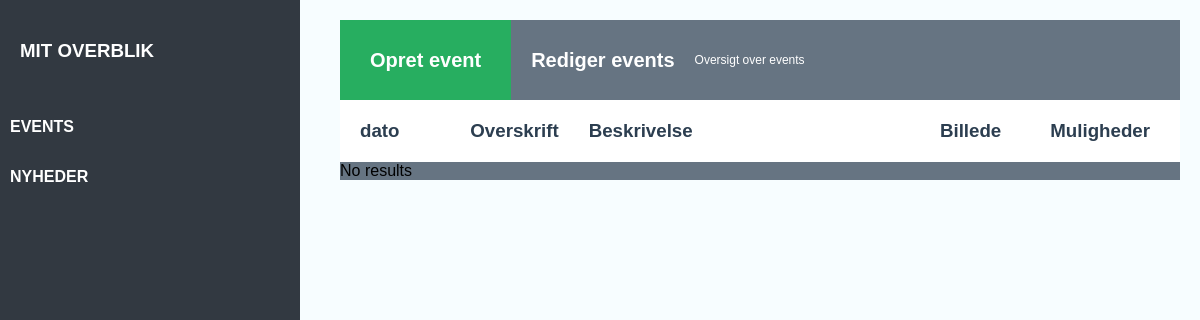
Page /admin/index.php on the earlier database version.
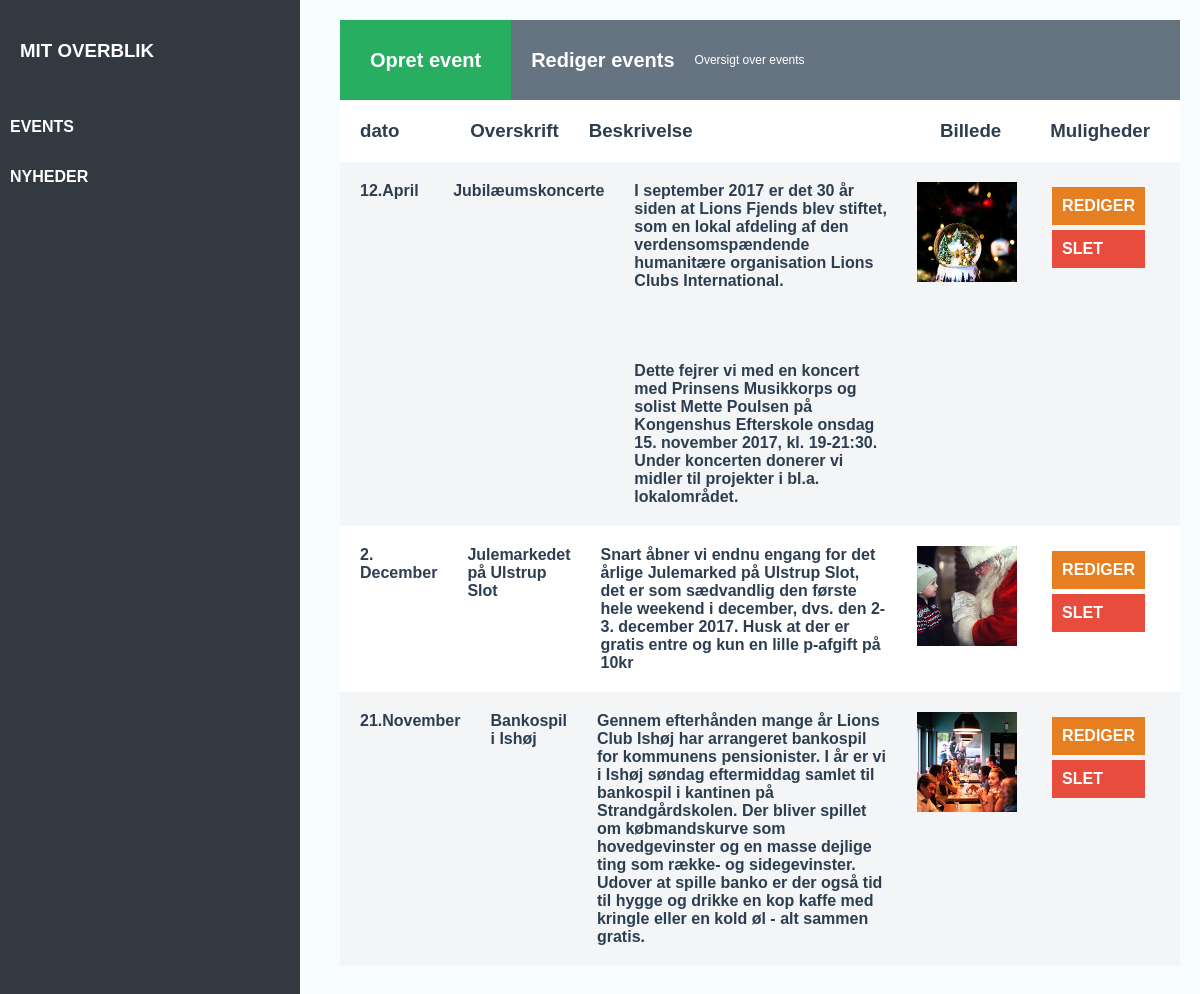
Same page on the later database version.
### tables this page shows
CREATE TABLE `lions_event` (
  `id` int(11) NOT NULL,
  `event_date` text NOT NULL,
  `created` timestamp NOT NULL DEFAULT CURRENT_TIMESTAMP ON UPDATE CURRENT_TIMESTAMP,
  `public` int(255) NOT NULL
);

### admin/pages/events.php (the view)
<div id="table">
	<div class="flex table-header">
		<a href="new-event.php">Opret event</a>
		<h1>Rediger events</h1><p>Oversigt over events</p>
	</div>
	<div class="table-row">
		<ul class="flex">
			<li style="flex: 1;"><h1>dato</h1></li>
			<li><h1>Overskrift</h1></li>
			<li style="flex: 4;">
				<h1>Beskrivelse</h1>
			</li>
			<li>
				<h1>Billede</h1>
			</li>
			<li>
				<h1>Muligheder</h1>
			</li>
		</ul>
	</div>
<?php
$query = $handler->query('SELECT lions_event.id, event_date, title, content, img FROM lions_event INNER JOIN event_content on lions_event.id = event_content.event_id GROUP BY lions_event.id');
if($query->rowCount()){
	while ($r = $query->fetch(PDO::FETCH_OBJ)) {
		?>
			<div class="table-row">
				<ul class="flex">
					<li style="flex: 1;"><?php echo $r->event_date; ?></li>
					<li><?php echo $r->title; ?></li>
					<li style="flex: 4;"><?php echo $r->content; ?></li>
					<li><img src="../img/<?php echo $r->img; ?>" alt="" height="100" width="100"></li>
					<li>
						<a class="orange-bg" href="?admin_page=event-detail&event_id=<?php echo $r->id; ?>">REDIGER</a>
						<a class="red-bg" href="?admin_page=delete-event&event_id=<?php echo $r->id; ?>">SLET</a>
					</li>
				</ul>
			</div>
		<?php
	}
}else{
	echo "No results";
}
?>
</div>

### admin/index.php (shortened to what this page needs)
<!DOCTYPE html>
<html lang="en">
<head>
	<link rel="stylesheet" href="css/styles.css">
	<link rel="stylesheet" href="https://maxcdn.bootstrapcdn.com/font-awesome/4.7.0/css/font-awesome.min.css">
</head>
<body id="admin-body">
	<div class="wrapper">
	<section class="main-content flex">
<?php
	include 'includes/menu.php';
?>
<section id="main-area"><?php
		if (isset($_GET['admin_page'])) {
			require PAGE_ROUTE;
		}elseif (!file_exists(PAGE_ROUTE) && isset($_GET['admin_page'])){
			require_once PAGE_404;
		}else{
			require_once HOME;
		}
	?>
	</section>
</section>
	</div>
</body>
</html>

### admin/includes/menu.php
<nav id="sidebar">
	<h1>Mit overblik</h1>
	<ul>
		<li><a href="?admin_page=events">Events</a></li>
		<li><a href="?admin_page=news">Nyheder</a></li>
	</ul>
</nav>

### admin/css/styles.css (style rules this page uses)
* { padding: 0px; margin: 0px; font-family: helvetica; }
.orange-bg { background-color:#e67e22; }
.red-bg { background-color:#e74c3c; }
.wrapper { width: 100%; margin: auto; }
.flex { display: flex; }
#sidebar { margin-right: 20px; background-color: #323941; color: #FFF; min-width: 300px; text-transform: uppercase; }
#sidebar li { padding-left: 30px; padding: 0px; -webkit-transition: 0.5s; transition: 0.5s; }
#sidebar a { color: #FFF; text-decoration: none; font-weight: bold; margin-left: 10px; display: block; height: 50px; line-height: 50px; }
#sidebar h1 { margin-top: 40px; padding-bottom: 30px; margin-bottom: 10px; padding-left: 20px; }
#main-area { width: 100%; min-height: 100vh; }
#admin-body { background-color: #f7fdff; }
#table { background-color: #667482; margin: 20px; margin-bottom: 50px; }
.table-header a { color: #FFF; padding-left: 30px; padding-right: 30px; background-color: #27ae60; font-size: 20px; text-decoration: none; font-weight: bold; height: 80px; line-height: 80px; }
#table .table-header h1, p { margin-left: 20px; color: #FFF; }
#table .table-header h1 { font-size: 20px; }
#table .table-header p { font-size: 12px; }
#table .table-header { height: 80px; line-height: 80px; }
.table-row { background-color: #FFF; padding: 10px; color: #2c3e50; }
.table-row li { font-weight: bold; margin-right: 10px; flex: 1; list-style-type: none; text-decoration: none; padding: 10px; }
.table-row a { text-decoration: none; color: inherit; color: #FFF; display: block; padding: 10px; margin: 5px; }
.table-row:nth-child(odd) { background-color: #f3f5f7; }

Differences in the rows shown:
added lions_event: event_date "12.April", title "Jubilæumskoncerte", content "I september 2017 er det 30 år siden at Lions Fjends blev stiftet, som en lokal afdeling af den verdensomspændende humanitære organisation Lions Clubs International. Dette fejrer vi med en koncert med Prinsens Musikkorps og solist Mette Poulsen på Kongenshus Efterskole onsdag 15. november 2017, kl. 19-21:30. Under koncerten donerer vi midler til projekter i bl.a. lokalområdet.", shows a picture
added lions_event: event_date "2. December", title "Julemarkedet på Ulstrup Slot", content "Snart åbner vi endnu engang for det årlige Julemarked på Ulstrup Slot, det er som sædvandlig den første hele weekend i december, dvs. den 2-3. december 2017. Husk at der er gratis entre og kun en lille p-afgift på 10kr", shows a picture
added lions_event: event_date "21.November", title "Bankospil i Ishøj", content "Gennem efterhånden mange år Lions Club Ishøj har arrangeret bankospil for kommunens pensionister. I år er vi i Ishøj søndag eftermiddag samlet til bankospil i kantinen på Strandgårdskolen. Der bliver spillet om købmandskurve som hovedgevinster og en masse dejlige ting som række- og sidegevinster. Udover at spille banko er der også tid til hygge og drikke en kop kaffe med kringle eller en kold øl - alt sammen gratis.", shows a picture
Other differences:
text no longer shown: "No results"
